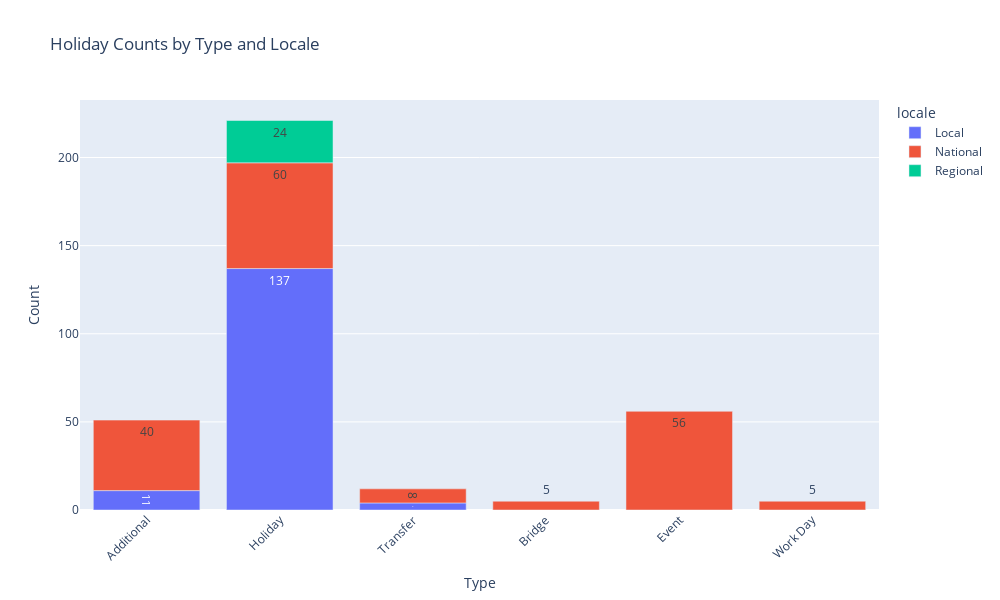

The notebook cell saved with this chart:
### Markdown cell above
Locale based distribution of holidays.

### Code cell
holiday_counts = holidays.groupby(['type', 'locale']).size().reset_index(name='count')

fig = px.bar(holiday_counts, x='type', y='count', color='locale', title='Holiday Counts by Type and Locale', text_auto=True)

fig.update_layout(
    xaxis_title='Type',
    yaxis_title='Count',
    xaxis_tickangle=-45,
    width=1000,  
    height=600   
)

fig.show()

### Figure 1 — Plotly figure (JSON) as saved in the notebook; plotly's stock layout.template omitted (floating-point values rounded to 4 significant figures)
{"data": [{"alignmentgroup": "True", "hovertemplate": "locale=Local<br>type=%{x}<br>count=%{y}<extra></extra>", "legendgroup": "Local", "marker": {"color": "#636efa", "pattern": {"shape": ""}}, "name": "Local", "offsetgroup": "Local", "orientation": "v", "showlegend": true, "textposition": "auto", "texttemplate": "%{y}", "type": "bar", "x": ["Additional", "Holiday", "Transfer"], "xaxis": "x", "y": [11, 137, 4], "yaxis": "y"}, {"alignmentgroup": "True", "hovertemplate": "locale=National<br>type=%{x}<br>count=%{y}<extra></extra>", "legendgroup": "National", "marker": {"color": "#EF553B", "pattern": {"shape": ""}}, "name": "National", "offsetgroup": "National", "orientation": "v", "showlegend": true, "textposition": "auto", "texttemplate": "%{y}", "type": "bar", "x": ["Additional", "Bridge", "Event", "Holiday", "Transfer", "Work Day"], "xaxis": "x", "y": [40, 5, 56, 60, 8, 5], "yaxis": "y"}, {"alignmentgroup": "True", "hovertemplate": "locale=Regional<br>type=%{x}<br>count=%{y}<extra></extra>", "legendgroup": "Regional", "marker": {"color": "#00cc96", "pattern": {"shape": ""}}, "name": "Regional", "offsetgroup": "Regional", "orientation": "v", "showlegend": true, "textposition": "auto", "texttemplate": "%{y}", "type": "bar", "x": ["Holiday"], "xaxis": "x", "y": [24], "yaxis": "y"}], "layout": {"barmode": "relative", "height": 600, "legend": {"title": {"text": "locale"}, "tracegroupgap": 0}, "title": {"text": "Holiday Counts by Type and Locale"}, "width": 1000, "xaxis": {"anchor": "y", "domain": [0, 1], "tickangle": -45, "title": {"text": "Type"}}, "yaxis": {"anchor": "x", "domain": [0, 1], "title": {"text": "Count"}}}}
